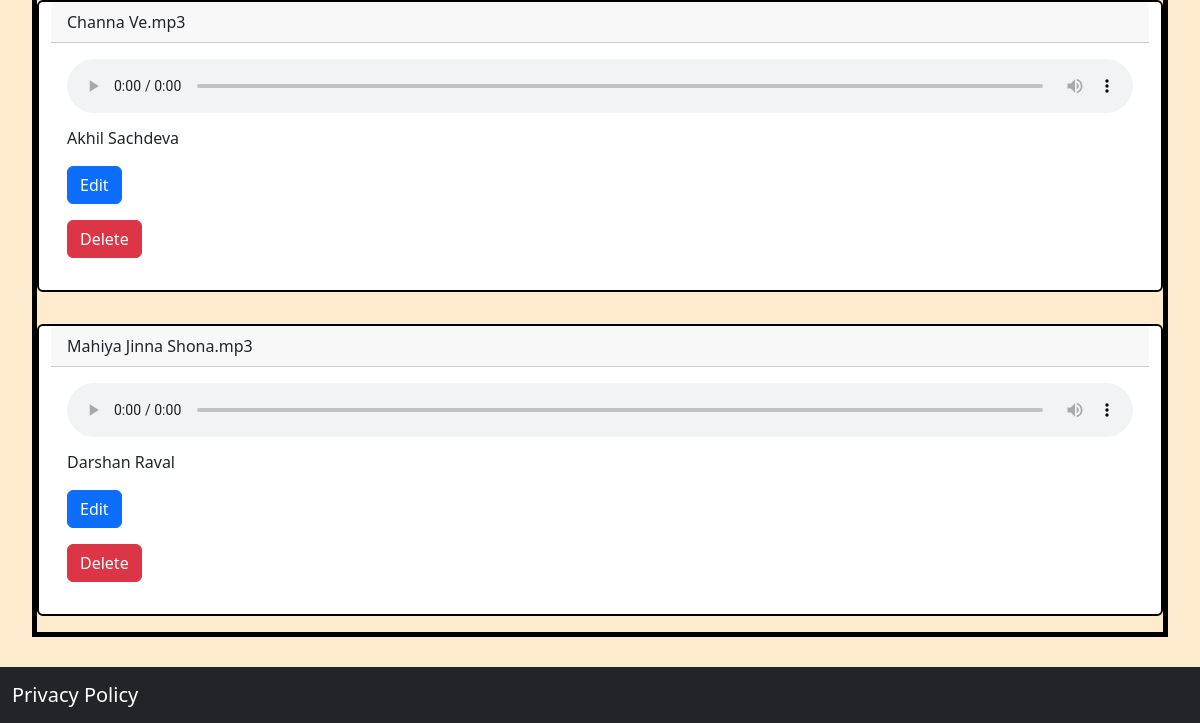
/upload_song (signed in, lower part), run on an earlier commit of the app's database.
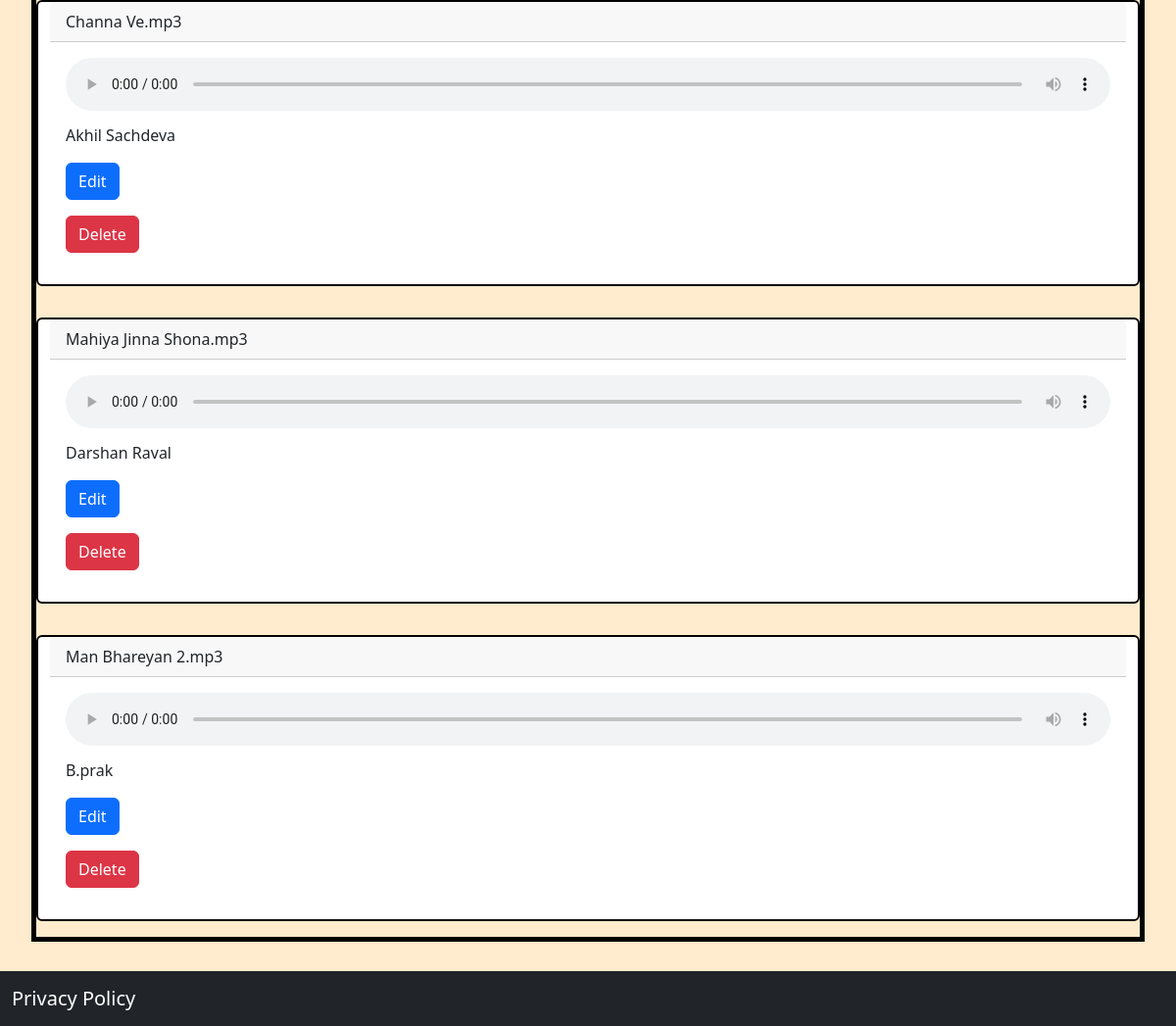
And on a later commit of the database.
### website/models.py (models this page shows)
class Song(db.Model):
    id = db.Column(db.Integer, primary_key = True)
    name = db.Column(db.String(150))
    lyrics = db.Column(db.String(5000))
    duration = db.Column(db.String(150))
    singer = db.Column(db.String(150))
    genre = db.Column(db.String(150))
    created_at = db.Column(db.DateTime(), default = func.now())
    ratings = db.Column(db.Float, default=0.0)
    num_ratings = db.Column(db.Integer, default=0)
    user_id = db.Column(db.Integer, db.ForeignKey('user.id'))
    albums = db.relationship('Album', secondary= album_song_association, back_populates='album_songs')
    playlists = db.relationship('Playlist', secondary= playlist_song_association, back_populates='songs')

### website/views.py (the view, shortened to what this page needs)
@views.route('/upload_song', methods=['GET', 'POST'])
def upload_song():
    user_name = session.get('user_name')
    if not user_name:
        flash('Please Login First')
        return redirect(url_for('auth.login'))
    songs = Song.query.filter_by(user_id = session.get('user'))
    return render_template("upload_song.html", user_name=user_name, songs = songs)

### website/templates/upload_song.html (shortened to what this page needs)
{% extends "base.html" %}
{% block content %}
<div class="mt-3 mb-3" style="border: 5px solid black;">
  <div class="container">
    <div class="row">
      {% for song in songs %}
      <div class="card mt-3 mb-3" style="border: 2px solid black;">
        <div class="card-header">
          {{ song.name }}
        </div>
        <div class="card-body ">
          <h5 class="card-title"><audio controls style="width: 100%;">
              <source src="{{ url_for('static', filename='songs/' + song.name) }}" type="audio/mpeg">
            </audio></h5>
          <p class="card-text">{{ song.singer }}
            <form action="{{ url_for('views.edit_song', song_id=song.id) }}" method="get">
              <button type="submit" class="btn btn-primary float-right mb-3">Edit</button>
            </form>
          <form action="{{ url_for('views.delete_song', song_id=song.id) }}" method="post">
            <button type="submit" class="btn btn-danger float-right">Delete</button>
          </form>
          </p>
        </div>
      </div>
      {% endfor %}
    </div>
  </div>
</div>
{% endblock %}

What changed in the data, as far as the page shows it:
added Song: name "Man Bhareyan 2.mp3", singer "B.prak"
